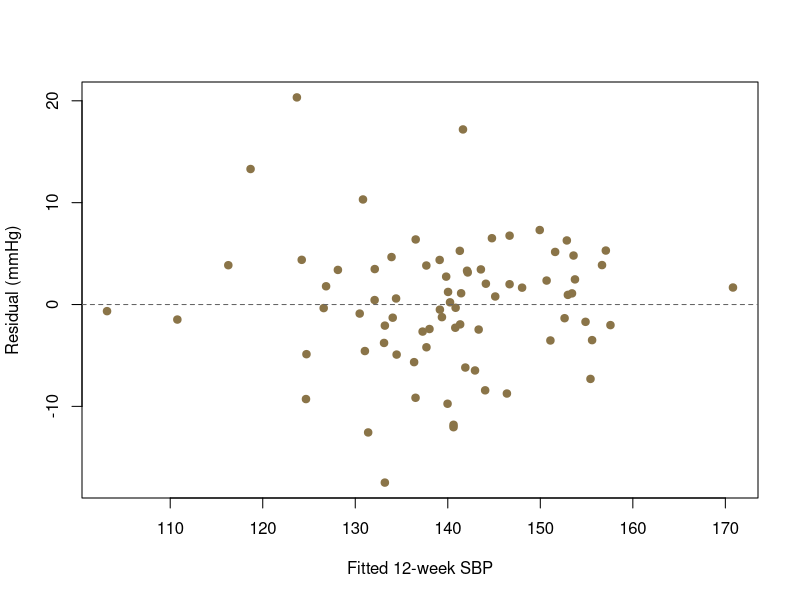
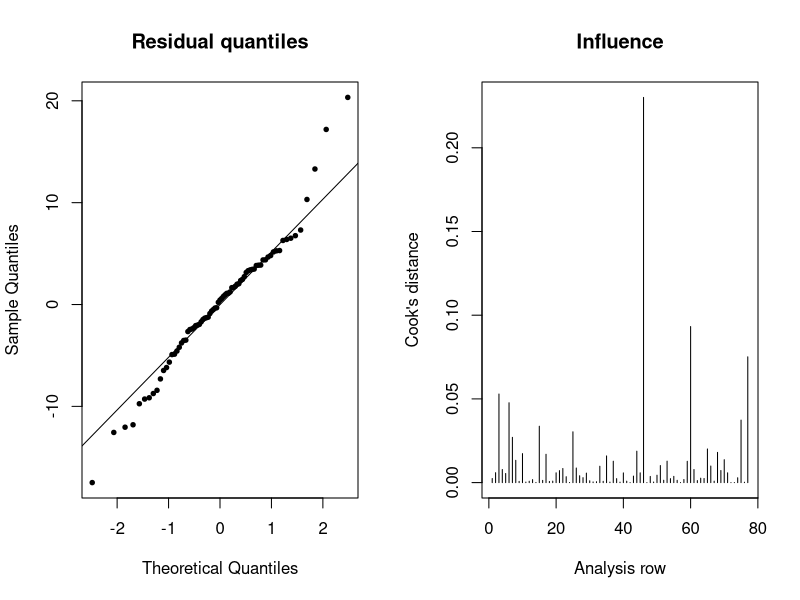
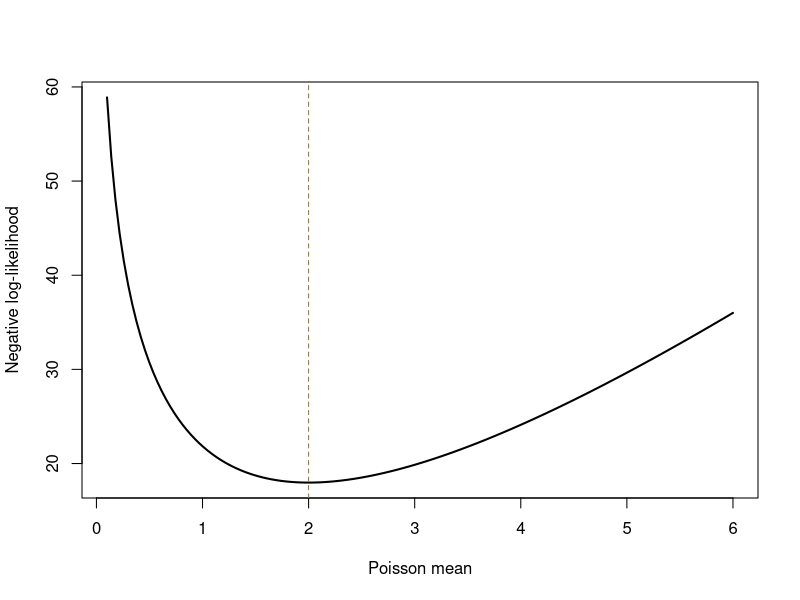

Source code (R) for these figures, in order:
## ---- chunk 1
#| label: setup
#| include: false
# Synthetic teaching participants; no real patient records.
set.seed(6301)
n <- 80
trial <- data.frame(id = sprintf("P%03d", seq_len(n)),
  arm = factor(rep(c("Control", "Treatment"), each = n / 2)),
  age = round(rnorm(n, 60, 9)), sbp_0 = rnorm(n, 145, 12))
trial$sbp_12 <- 25 + .8 * trial$sbp_0 + .1 * (trial$age - 60) -
  7 * (trial$arm == "Treatment") + rnorm(n, 0, 7)
trial$response <- rbinom(n, 1, plogis(-.5 + .8 * (trial$arm == "Treatment") -
                                     .025 * (trial$sbp_0 - 145)))
trial$sbp_0[c(5, 29, 61)] <- NA_real_
## ---- chunk 2
head(trial[, c("id", "arm", "sbp_0", "sbp_12", "response")], 4)
## ---- chunk 3
vars <- c("id", "arm", "sbp_0", "age", "sbp_12", "response")
keep <- complete.cases(trial[, vars])
analysis <- trial[keep, vars]
c(available = nrow(trial), analysed = nrow(analysis), excluded = sum(!keep))
trial$id[!keep]
stopifnot(!anyDuplicated(analysis$id))
## ---- chunk 4
f <- sbp_12 ~ sbp_0 + age + arm
f
## ---- chunk 5
analysis$arm <- factor(analysis$arm, levels = c("Control", "Treatment"))
levels(analysis$arm)
contrasts(analysis$arm)
## ---- chunk 6
X <- model.matrix(f, data = analysis)
head(X, 4)
c(rows = nrow(X), columns = ncol(X), rank = qr(X)$rank)
## ---- chunk 7
fit <- lm(f, data = analysis, na.action = na.fail)
class(fit)
c(n = nobs(fit), residual_df = df.residual(fit))
coef(fit)
## ---- chunk 8
coef(summary(fit))
## ---- chunk 9
ci <- confint(fit)
results <- data.frame(term = names(coef(fit)),
  estimate = unname(coef(fit)), lower = ci[, 1], upper = ci[, 2],
  row.names = NULL)
results
## ---- chunk 10
stopifnot(nobs(fit) == nrow(analysis),
  nrow(model.frame(fit)) == nrow(analysis),
  isTRUE(all.equal(as.numeric(X %*% coef(fit)), as.numeric(fitted(fit)))))
## ---- chunk 11
new_people <- data.frame(sbp_0 = c(140, 155), age = c(55, 65),
  arm = factor(c("Control", "Treatment"), levels = levels(analysis$arm)))
predict(fit, newdata = new_people)
## ---- chunk 12
mean_ci <- predict(fit, new_people, interval = "confidence")
person_pi <- predict(fit, new_people, interval = "prediction")
round(cbind(mean_ci, prediction_lower = person_pi[, "lwr"],
                     prediction_upper = person_pi[, "upr"]), 2)
## ---- chunk 13
range(analysis$sbp_0)
range(new_people$sbp_0)
## ---- chunk 14
#| echo: false
#| fig-width: 9
#| fig-height: 3.8
plot(fitted(fit), residuals(fit), pch = 19, col = "#8a7448",
     xlab = "Fitted 12-week SBP", ylab = "Residual (mmHg)")
abline(h = 0, lty = 2, col = "grey40")
## ---- chunk 15
#| echo: false
#| fig-width: 9
#| fig-height: 3.6
par(mfrow = c(1, 2))
qqnorm(residuals(fit), pch = 19, cex = .6, main = "Residual quantiles")
qqline(residuals(fit))
plot(cooks.distance(fit), type = "h", ylab = "Cook's distance",
     xlab = "Analysis row", main = "Influence")
par(mfrow = c(1, 1))
## ---- chunk 16
diagnostics <- data.frame(id = analysis$id, fitted = fitted(fit),
  residual = residuals(fit), cook = cooks.distance(fit))
head(diagnostics[order(diagnostics$cook, decreasing = TRUE), ], 3)
## ---- chunk 17
table(analysis$response)
binary_fit <- glm(response ~ sbp_0 + arm,
  family = binomial(), data = analysis, na.action = na.fail)
coef(binary_fit)
## ---- chunk 18
eta <- predict(binary_fit, newdata = new_people, type = "link")
prob <- predict(binary_fit, newdata = new_people, type = "response")
data.frame(log_odds = eta, probability = prob)
stopifnot(isTRUE(all.equal(unname(plogis(eta)), unname(prob))),
          all(prob >= 0 & prob <= 1))
## ---- chunk 19
c(log_odds_coefficient = coef(binary_fit)["armTreatment"],
  conditional_odds_ratio = exp(coef(binary_fit)["armTreatment"]))
## ---- chunk 20
c(converged = binary_fit$converged,
  finite_coefficients = all(is.finite(coef(binary_fit))))
range(fitted(binary_fit))
## ---- chunk 21
counts <- c(0, 1, 2, 1, 4, 3, 2, 0, 5, 2)
poisson_nll <- function(lambda, y) {
  if (length(lambda) != 1L || !is.finite(lambda) || lambda <= 0)
    return(Inf)
  -sum(dpois(y, lambda = lambda, log = TRUE))
}
poisson_nll(2, counts)
## ---- chunk 22
#| echo: false
#| fig-width: 9
#| fig-height: 3.7
grid <- seq(.1, 6, length.out = 150)
plot(grid, vapply(grid, poisson_nll, numeric(1), y = counts), type = "l",
     xlab = "Poisson mean", ylab = "Negative log-likelihood", lwd = 2)
abline(v = mean(counts), lty = 2, col = "#8a7448")
## ---- chunk 23
opt <- optimize(poisson_nll, interval = c(.001, 10), y = counts)
c(numerical = opt$minimum, analytic = mean(counts), objective = opt$objective)
stopifnot(abs(opt$minimum - mean(counts)) < 1e-3)
## ---- chunk 24
narrow <- optimize(poisson_nll, interval = c(.001, 1), y = counts)
c(wrong_search_result = narrow$minimum, known_solution = mean(counts))
## ---- chunk 25
target <- function(z) pnorm(z) - .975
c(left = target(0), right = target(4))
root <- uniroot(target, interval = c(0, 4), tol = 1e-8)
c(root = root$root, residual = target(root$root), reference = qnorm(.975))
## ---- chunk 26
area <- integrate(dnorm, lower = -1.96, upper = 1.96)
c(numerical = area$value, reported_error = area$abs.error,
  cdf_difference = pnorm(1.96) - pnorm(-1.96))
## ---- chunk 27
specimen_raw <- c(" P001-W00 ", "P010-W12", "P020-W99", "P999-W04",
                  "junkP003-W12", "P004-W4", NA, "P005-W12")
specimen_raw
## ---- chunk 28
pattern <- "^(P[0-9]{3})-W([0-9]{2})$"
normalized <- toupper(trimws(specimen_raw))
stringr::str_match(normalized, pattern)
## ---- chunk 29
x <- c("report.csv", "reportXcsv")
data.frame(x, loose = grepl(".csv$", x),
  literal_dot = grepl("\\.csv$", x),
  raw_string = grepl(r"(\.csv$)", x))
## ---- chunk 30
parts <- regmatches(normalized, regexec(pattern, normalized))
id_base <- vapply(parts, function(z)
  if (length(z) == 3L) z[2] else NA_character_, character(1))
id_stringr <- stringr::str_match(normalized, pattern)[, 2]
stopifnot(identical(unname(id_base), unname(id_stringr)))
## ---- chunk 31
parse_specimen <- function(x, known_ids) {
  stopifnot(is.character(x), is.character(known_ids))
  clean <- toupper(trimws(x))
  m <- stringr::str_match(clean, "^(P[0-9]{3})-W([0-9]{2})$")
  id <- m[, 2]; week <- as.integer(m[, 3])
  status <- ifelse(is.na(x), "missing", ifelse(is.na(id), "bad format",
    ifelse(!id %in% known_ids, "unknown ID",
      ifelse(!week %in% c(0L, 4L, 12L, 26L), "invalid visit", "ok"))))
  data.frame(raw = x, normalized = clean, id, week, status)
}
## ---- chunk 32
parsed <- parse_specimen(specimen_raw, trial$id)
expected <- c("ok", "ok", "invalid visit", "unknown ID",
              "bad format", "bad format", "missing", "ok")
stopifnot(nrow(parsed) == length(specimen_raw),
          identical(parsed$status, expected))
parsed[, c("raw", "id", "week", "status")]
## ---- chunk 33
table(parsed$status, useNA = "ifany")
accepted <- parsed[parsed$status == "ok", ]
review <- parsed[parsed$status != "ok", ]
stopifnot(nrow(accepted) + nrow(review) == nrow(parsed))
## ---- chunk 34
analysis_bundle <- list(
  formula = formula(fit), analysed_ids = analysis$id,
  excluded_ids = trial$id[!keep], coefficients = results,
  seed = 6301, rng = RNGkind(), session = sessionInfo())
names(analysis_bundle)
